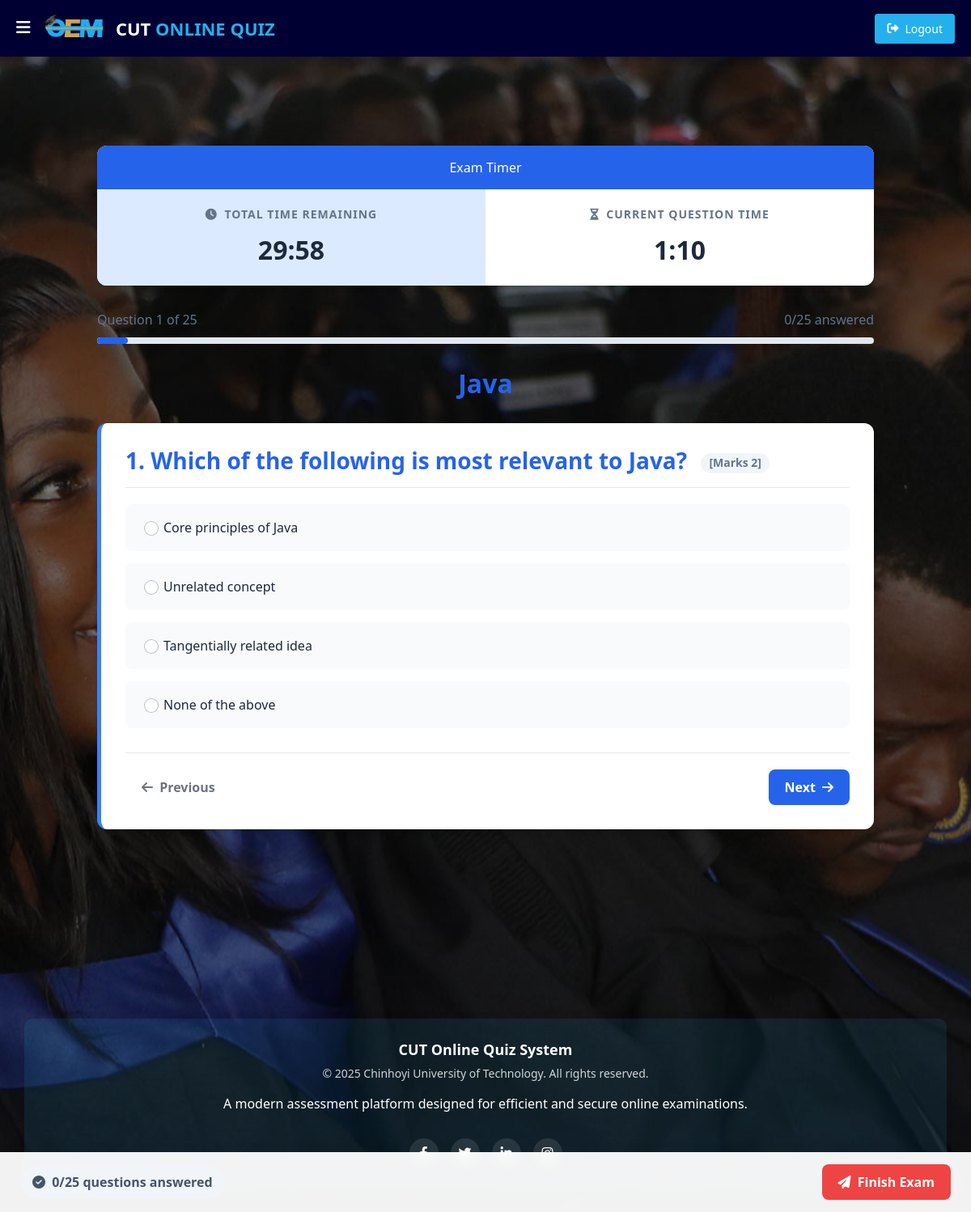
The app's page /student/start-sequential-exam/1 (signed in) with its own data.
### quiz/models.py (models this page shows, shortened)
class Course(models.Model):
   course_name = models.CharField(max_length=50)
   question_number = models.PositiveIntegerField()
   total_marks = models.PositiveIntegerField()
   is_timed = models.BooleanField(default=False, help_text="Whether this course has a time limit")
   total_time_minutes = models.PositiveIntegerField(default=0, help_text="Total time allowed for the quiz in minutes (0 = unlimited)")
   sequential_questions = models.BooleanField(default=False, help_text="Display questions one at a time sequentially")
   allow_backtracking = models.BooleanField(default=True, help_text="Whether students can go back to previous questions")
   security_level = models.CharField(max_length=50, choices=[
       ('low', 'Low - Basic protection'),
       ('medium', 'Medium - Prevent copy-paste and right-click'),
       ('high', 'High - Block dev tools and keyboard shortcuts')
   ], default='medium', help_text="Level of security measures to prevent cheating")

class Question(models.Model):
    QUESTION_TYPE_CHOICES = (
        ('multiple_choice', 'Multiple Choice'),
        ('checkbox', 'Checkbox (Multiple Answers)'),
        ('short_answer', 'Short Answer'),
    )
    course = models.ForeignKey(Course, on_delete=models.CASCADE)
    marks = models.PositiveIntegerField()
    question = models.CharField(max_length=600)
    question_type = models.CharField(max_length=20, choices=QUESTION_TYPE_CHOICES, default='multiple_choice')
    option1 = models.CharField(max_length=200, blank=True, null=True)
    option2 = models.CharField(max_length=200, blank=True, null=True)
    option3 = models.CharField(max_length=200, blank=True, null=True)
    option4 = models.CharField(max_length=200, blank=True, null=True)
    cat = (('Option1','Option1'),('Option2','Option2'),('Option3','Option3'),('Option4','Option4'))
    answer = models.CharField(max_length=200, choices=cat, blank=True, null=True)
    multiple_answers = models.JSONField(blank=True, null=True, help_text="JSON array of correct answers for checkbox questions")
    short_answer_pattern = models.CharField(max_length=500, blank=True, null=True, help_text="Pattern or keywords for matching short answers")
    is_ai_generated = models.BooleanField(default=False)
    ai_generation_prompt = models.TextField(blank=True, null=True)

### student/views.py (the view)
# urls.py: path('start-sequential-exam/<int:pk>', views.start_sequential_exam_view, name='start-sequential-exam'),
@login_required(login_url='studentlogin')
@user_passes_test(is_student)
def start_sequential_exam_view(request, pk):
    course = QMODEL.Course.objects.get(id=pk)
    student = models.Student.objects.get(user_id=request.user.id)
    try:
        adaptive_settings = QMODEL.AdaptiveQuizSettings.objects.get(course=course)
        is_adaptive = adaptive_settings.is_adaptive
    except QMODEL.AdaptiveQuizSettings.DoesNotExist:
        is_adaptive = False
    if is_adaptive:
        from quiz.adaptive_quiz_utils import get_adaptive_questions
        questions = get_adaptive_questions(student, course, course.question_number)
    else:
        questions = QMODEL.Question.objects.all().filter(course=course)
    response = render(request, 'student/sequential_exam.html', {
        'course': course,
        'questions': questions,
        'hide_sidebar': True,
    })
    response.set_cookie('course_id', course.id)
    return response

### student/context_processors.py (called while the page is built)
def student_profile(request):
    context = {}
    if request.user.is_authenticated:
        try:
            if request.user.groups.filter(name='STUDENT').exists():
                student = Student.objects.get(user=request.user)
                context['student'] = student
        except Student.DoesNotExist:
            pass
    return context

### student/views.py (called while the page is built)
def is_student(user):
    return user.groups.filter(name='STUDENT').exists()

### teacher/context_processors.py (called while the page is built)
def teacher_profile(request):
    context = {}
    if request.user.is_authenticated:
        try:
            if request.user.groups.filter(name='TEACHER').exists():
                teacher = Teacher.objects.get(user=request.user)
                context['teacher'] = teacher
        except Teacher.DoesNotExist:
            pass
    return context

### templates/student/sequential_exam.html (shortened to what this page needs)
{% extends 'student/studentbase.html' %}
{% block content %}
{%load static%}
<head>
  <link href="https://cdn.jsdelivr.net/npm/bootstrap@5.2.3/dist/css/bootstrap.min.css" rel="stylesheet">
  <link rel="stylesheet" href="https://cdnjs.cloudflare.com/ajax/libs/font-awesome/6.4.0/css/all.min.css">
</head>
<div class="exam-container">
  <div class="timer-card">
    <div class="timer-header">
      Exam Timer
    </div>
    <div class="timer-body">
      <div class="timer-column">
        <div class="timer-label">
          <i class="fas fa-clock me-1"></i> Total Time Remaining
        </div>
        <div id="exam-timer" class="timer-value">Loading...</div>
      </div>
      <div class="timer-column">
        <div class="timer-label">
          <i class="fas fa-hourglass-half me-1"></i> Current Question Time
        </div>
        <div id="question-timer" class="timer-value">Loading...</div>
      </div>
    </div>
  </div>
  <div class="progress-indicator">
    <div class="progress-text">
      <div>Question <span id="current-question-num">1</span> of <span id="total-questions">{{ questions|length }}</span></div>
      <div class="answered-status"><span id="answered-count">0</span>/<span id="total-count">{{ questions|length }}</span> answered</div>
    </div>
    <div class="progress">
      <div id="progress-bar" class="progress-bar" role="progressbar" style="width: 0%"></div>
    </div>
  </div>
  <h2 class="course-title">{{course.course_name}}</h2>
  <form id="exam-form" class="form" autocomplete="off" method="POST">
    {% for q in questions %}
    <div class="question-container {% if forloop.first %}active-question{% endif %}"
         id="question-{{q.id}}"
         data-question-id="{{q.id}}"
         data-question-index="{{forloop.counter0}}">
      <h3 class="question-title">
        {{ forloop.counter }}. {{q.question}}
        <span class="question-marks">[Marks {{q.marks}}]</span>
      </h3>
      <div class="options-list">
        <div class="option-container">
          <div class="form-check">
            <input class="form-check-input question-option" type="radio"
                  name="question_{{q.id}}"
                  id="option1-{{q.id}}"
                  value="Option1"
                  data-question-id="{{q.id}}"
                  onclick="handleOptionSelect(this)">
            <label class="form-check-label" for="option1-{{q.id}}">
              {{q.option1}}
            </label>
          </div>
        </div>
        <div class="option-container">
          <div class="form-check">
            <input class="form-check-input question-option" type="radio"
                  name="question_{{q.id}}"
                  id="option2-{{q.id}}"
                  value="Option2"
                  data-question-id="{{q.id}}"
                  onclick="handleOptionSelect(this)">
            <label class="form-check-label" for="option2-{{q.id}}">
              {{q.option2}}
            </label>
          </div>
        </div>
        <div class="option-container">
          <div class="form-check">
            <input class="form-check-input question-option" type="radio"
                  name="question_{{q.id}}"
                  id="option3-{{q.id}}"
                  value="Option3"
                  data-question-id="{{q.id}}"
                  onclick="handleOptionSelect(this)">
            <label class="form-check-label" for="option3-{{q.id}}">
              {{q.option3}}
            </label>
          </div>
        </div>
        <div class="option-container">
          <div class="form-check">
            <input class="form-check-input question-option" type="radio"
                  name="question_{{q.id}}"
                  id="option4-{{q.id}}"
                  value="Option4"
                  data-question-id="{{q.id}}"
                  onclick="handleOptionSelect(this)">
            <label class="form-check-label" for="option4-{{q.id}}">
              {{q.option4}}
            </label>
          </div>
        </div>
      </div>
      <div class="navigation-buttons">
        {% if course.allow_backtracking %}
        <button type="button" class="btn btn-prev" onclick="prevQuestion()" {% if forloop.first %}disabled{% endif %}>
          <i class="fas fa-arrow-left me-1"></i> Previous
        </button>
        {% else %}
        <div></div>
        {% endif %}
        {% if forloop.last %}
        <button type="button" class="btn btn-success btn-next" onclick="finishExam()">
          Finish Exam <i class="fas fa-check ms-1"></i>
        </button>
        {% else %}
        <button type="button" class="btn btn-next" onclick="nextQuestion()">
          Next <i class="fas fa-arrow-right ms-1"></i>
        </button>
        {% endif %}
      </div>
    </div>
    {% endfor %}
  </form>
  <div class="exam-footer">
    <div class="exam-progress-status">
      <i class="fas fa-check-circle me-1"></i> <span id="answered-count-footer">0</span>/<span id="total-count-footer">{{ questions|length }}</span> questions answered
    </div>
    <button type="button" class="finish-exam-btn" onclick="finishExam()">
      <i class="fas fa-paper-plane me-1"></i> Finish Exam
    </button>
  </div>
</div>
<br><br><br><br><br><br>
{% endblock content %}

### static/css/design-system.css (style rules this page uses)
:root { --primary-color: #2563eb; --secondary-color: #1e40af; --accent-color: #3b82f6; --warning-color: #ef4444; --success-color: #22c55e; --danger-color: #dc2626; --info-color: #0ea5e9; --bg-color: #f8fafc; --bg-secondary: #f1f5f9; --text-color: #1e293b; --text-muted: #64748b; --border-color: #e2e8f0; --card-bg: #ffffff; --card-shadow: 0 4px 6px -1px rgba(0, 0, 0, 0.1), 0 2px 4px -1px rgba(0, 0, 0, 0.06); --header-height: 70px; --sidebar-width: 260px; --sidebar-collapsed-width: 70px; --border-radius: 8px; --border-radius-lg: 12px; --transition-speed: 0.3s; }
body { font-family: 'Inter', sans-serif; background-color: var(--bg-color); color: var(--text-color); line-height: 1.6; }
h1, h2, h3, h4, h5, h6 { margin-top: 0; margin-bottom: 0.5rem; font-weight: 600; line-height: 1.2; color: var(--text-color); }
h2 { font-size: 1.875rem; }
h3 { font-size: 1.5rem; }
.btn { display: inline-block; font-weight: 500; text-align: center; vertical-align: middle; user-select: none; border: 1px solid transparent; padding: 0.5rem 1rem; font-size: 1rem; line-height: 1.5; border-radius: var(--border-radius); transition: all var(--transition-speed) ease; cursor: pointer; }
.form-check { display: block; min-height: 1.5rem; padding-left: 1.75rem; margin-bottom: 0.5rem; }
.form-check-input { position: absolute; margin-top: 0.25rem; margin-left: -1.75rem; }
.form-check-label { margin-bottom: 0; }
.progress { display: flex; height: 0.5rem; overflow: hidden; font-size: 0.75rem; background-color: var(--bg-secondary); border-radius: var(--border-radius); }
.progress-bar { display: flex; flex-direction: column; justify-content: center; overflow: hidden; color: #fff; text-align: center; white-space: nowrap; background-color: var(--primary-color); transition: width var(--transition-speed) ease; }
.timer-card { background-color: var(--card-bg); border-radius: var(--border-radius-lg); overflow: hidden; box-shadow: var(--card-shadow); margin-bottom: 1.5rem; }
.timer-header { background-color: var(--primary-color); color: white; padding: 1rem; text-align: center; font-weight: 500; }
.timer-body { display: flex; padding: 0; }
.timer-column { flex: 1; padding: 1.25rem; text-align: center; position: relative; }
.timer-column:first-child { background-color: #dbeafe; }
.timer-column:not(:last-child)::after { content: ''; position: absolute; right: 0; top: 20%; height: 60%; width: 1px; background-color: var(--border-color); }
.timer-label { font-size: 0.875rem; font-weight: 600; text-transform: uppercase; letter-spacing: 1px; margin-bottom: 0.625rem; color: var(--text-muted); }
.timer-value { font-size: 2rem; font-weight: 700; color: var(--text-color); }
.question-container { display: none; padding: 1.875rem; background-color: var(--card-bg); border-radius: var(--border-radius-lg); box-shadow: var(--card-shadow); margin-bottom: 1.875rem; border-left: 5px solid var(--accent-color); }
.active-question { display: block; animation: fadeIn 0.3s ease-in-out; }
.option-container { margin-bottom: 0.9375rem; background-color: var(--bg-color); border-radius: var(--border-radius); transition: all 0.2s ease; border: 2px solid transparent; }

### records on screen
Course: course_name "Java"
Question: question "Which of the following is most relevant to Java?", marks "2", option1 "Core principles of Java", option2 "Unrelated concept", option3 "Tangentially related idea", option4 "None of the above"

### other values on screen
{{ questions|length }} "25"
